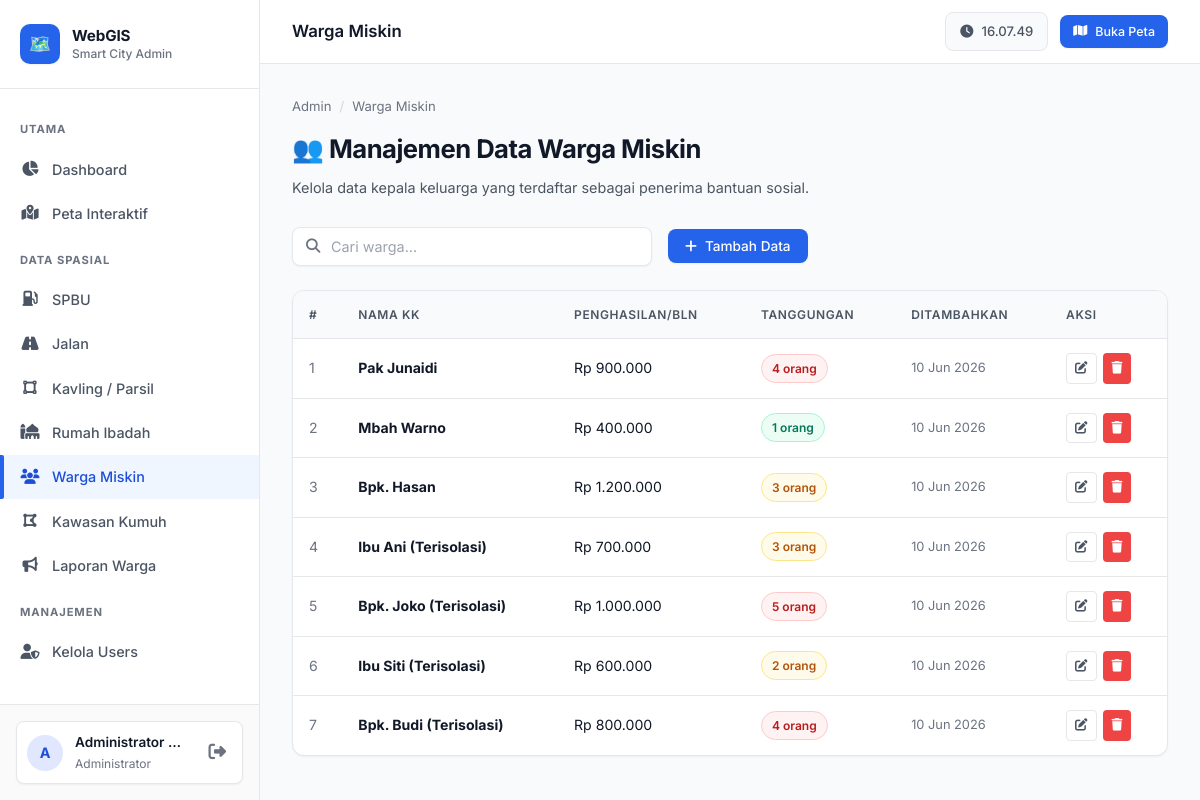
Screenshot of /project_final/admin/data_warga.php (signed in) with the database file from the repository.
### tables this page shows
CREATE TABLE warga_miskin (
    id INT AUTO_INCREMENT PRIMARY KEY,
    nama_kk VARCHAR(100) NOT NULL,
    penghasilan DECIMAL(15,2) NOT NULL,
    jumlah_tanggungan INT NOT NULL,
    geom GEOMETRY NOT NULL,
    created_at TIMESTAMP NOT NULL DEFAULT CURRENT_TIMESTAMP,
    SPATIAL INDEX idx_warga_miskin_geom (geom)
);

### project_final/admin/data_warga.php (the view, shortened to what this page needs)
<?php
$pdo = Database::getConnection();
$rows = $pdo->query("SELECT id,nama_kk,penghasilan,jumlah_tanggungan,created_at FROM warga_miskin ORDER BY id DESC")->fetchAll();
$extraHead = '<link rel="stylesheet" href="https://unpkg.com/leaflet@1.9.4/dist/leaflet.css">';
require_once __DIR__ . '/partials/header.php';
?>
<div class="page-header">
    <div class="breadcrumb"><span>Admin</span><span class="sep">/</span><span>Warga Miskin</span></div>
    <h1>👥 Manajemen Data Warga Miskin</h1>
    <p>Kelola data kepala keluarga yang terdaftar sebagai penerima bantuan sosial.</p>
</div>
<div class="page-toolbar">
    <div class="search-box"><i class="fas fa-search search-icon"></i><input type="text" id="searchInput" placeholder="Cari warga..." oninput="filterTable('searchInput','wargaTable')"></div>
    <button class="btn btn-primary" onclick="openModal('modalTambah')"><i class="fas fa-plus"></i> Tambah Data</button>
</div>
<div class="table-wrap">
<table class="data-table" id="wargaTable">
    <thead><tr><th>#</th><th>Nama KK</th><th>Penghasilan/Bln</th><th>Tanggungan</th><th>Ditambahkan</th><th>Aksi</th></tr></thead>
    <tbody>
    <?php foreach($rows as $i=>$r): ?>
    <tr>
        <td style="color:var(--text-muted)"><?=$i+1?></td>
        <td><strong><?=htmlspecialchars($r['nama_kk'])?></strong></td>
        <td>Rp <?=number_format($r['penghasilan'],0,',','.')?></td>
        <td><span class="badge <?=$r['jumlah_tanggungan']>=4?'badge-danger':($r['jumlah_tanggungan']>=2?'badge-warning':'badge-success')?>"><?=$r['jumlah_tanggungan']?> orang</span></td>
        <td style="color:var(--text-muted);font-size:0.8rem;"><?=date('d M Y',strtotime($r['created_at']))?></td>
        <td><div class="actions">
            <button class="btn btn-ghost btn-sm btn-icon" onclick="editRow(<?=htmlspecialchars(json_encode($r))?>)"><i class="fas fa-edit"></i></button>
            <button class="btn btn-danger btn-sm btn-icon" onclick="hapus(<?=$r['id']?>,'<?=addslashes($r['nama_kk'])?>')"><i class="fas fa-trash"></i></button>
        </div></td>
    </tr>
    <?php endforeach; ?>
    </tbody>
</table></div>
<?php require_once __DIR__ . '/partials/footer.php'; ?>

### project_final/assets/css/main.css (style rules this page uses)
:root { --primary: #2563EB; --primary-light: #3B82F6; --primary-dark: #1D4ED8; --accent: #10B981; --danger: #EF4444; --warning: #F59E0B; --info: #0EA5E9; --bg-base: #F9FAFB; --bg-surface: #FFFFFF; --bg-elevated: #FFFFFF; --bg-card: #FFFFFF; --border-light: #E5E7EB; --border-hover: #D1D5DB; --text-primary: #111827; --text-secondary: #4B5563; --text-muted: #6B7280; --sidebar-w: 260px; --sidebar-bg: #FFFFFF; --sidebar-border: #E5E7EB; --radius-sm: 4px; --radius-md: 8px; --radius-lg: 12px; --radius-xl: 16px; --shadow-sm: 0 1px 2px 0 rgba(0, 0, 0, 0.05); --shadow-md: 0 4px 6px -1px rgba(0, 0, 0, 0.1), 0 2px 4px -1px rgba(0, 0, 0, 0.06); --shadow-lg: 0 10px 15px -3px rgba(0, 0, 0, 0.1), 0 4px 6px -2px rgba(0, 0, 0, 0.05); --transition: all 0.2s ease-in-out; }
*, *::before, *::after { box-sizing: border-box; margin: 0; padding: 0; }
html { scroll-behavior: smooth; }
body { font-family: 'Inter', sans-serif; background: var(--bg-base); color: var(--text-primary); font-size: 14px; line-height: 1.6; min-height: 100vh; -webkit-font-smoothing: antialiased; }
.btn { display: inline-flex; align-items: center; gap: 8px; padding: 8px 16px; border-radius: var(--radius-md); border: 1px solid transparent; font-size: 0.85rem; font-weight: 500; font-family: 'Inter', sans-serif; cursor: pointer; transition: var(--transition); white-space: nowrap; outline: none; }
.btn-primary { background: var(--primary); color: #fff; box-shadow: var(--shadow-sm); }
.btn-danger { background: var(--danger); color: #fff; }
.btn-ghost { background: transparent; border: 1px solid var(--border-light); color: var(--text-secondary); }
.btn-sm { padding: 6px 12px; font-size: 0.78rem; }
.btn-icon { padding: 8px; border-radius: var(--radius-sm); }
.badge { display: inline-flex; align-items: center; padding: 4px 10px; border-radius: var(--radius-xl); font-size: 0.75rem; font-weight: 600; }
.badge-success { background: #ECFDF5; color: #047857; border: 1px solid #A7F3D0; }
.badge-danger { background: #FEF2F2; color: #B91C1C; border: 1px solid #FECACA; }
.badge-warning { background: #FFFBEB; color: #B45309; border: 1px solid #FDE68A; }
.table-wrap { overflow-x: auto; border-radius: var(--radius-lg); border: 1px solid var(--border-light); background: var(--bg-surface); box-shadow: var(--shadow-sm); }
.data-table { width: 100%; border-collapse: collapse; font-size: 0.88rem; }
.data-table thead th { background: #F9FAFB; padding: 14px 16px; text-align: left; font-size: 0.75rem; font-weight: 600; color: var(--text-secondary); text-transform: uppercase; letter-spacing: 0.05em; white-space: nowrap; border-bottom: 1px solid var(--border-light); }
.data-table tbody tr { border-bottom: 1px solid var(--border-light); transition: background 0.15s; }
.data-table tbody tr:last-child { border-bottom: none; }
.data-table td { padding: 14px 16px; color: var(--text-primary); vertical-align: middle; }
.data-table .actions { display: flex; gap: 6px; }
.page-header { margin-bottom: 28px; }
.page-header h1 { font-size: 1.6rem; font-weight: 700; color: var(--text-primary); letter-spacing: -0.02em; }
.page-header p { color: var(--text-secondary); margin-top: 6px; font-size: 0.9rem; }
.page-header .breadcrumb { display: flex; gap: 8px; align-items: center; font-size: 0.82rem; color: var(--text-muted); margin-bottom: 12px; }
.page-header .breadcrumb .sep { color: #D1D5DB; }

### project_final/assets/css/admin.css (style rules this page uses)
body.admin-page { display: flex; min-height: 100vh; background: var(--bg-base); }
.page-toolbar { display: flex; align-items: center; gap: 16px; margin-bottom: 24px; flex-wrap: wrap; }
.page-toolbar .search-box { flex: 1; min-width: 250px; max-width: 360px; position: relative; }
.search-box .search-icon { position: absolute; left: 14px; top: 50%; transform: translateY(-50%); color: var(--text-muted); font-size: 0.9rem; }
.search-box input { width: 100%; padding: 10px 14px 10px 38px; background: #FFFFFF; border: 1px solid var(--border-light); border-radius: var(--radius-md); color: var(--text-primary); font-size: 0.9rem; outline: none; transition: var(--transition); font-family: 'Inter', sans-serif; box-shadow: var(--shadow-sm); }
.search-box input::placeholder { color: #9CA3AF; }

### rows the page displays
warga_miskin: nama_kk "Pak Junaidi", penghasilan "900.000", jumlah_tanggungan "4", created_at "10 Jun 2026"
warga_miskin: nama_kk "Mbah Warno", penghasilan "400.000", jumlah_tanggungan "1", created_at "10 Jun 2026"
warga_miskin: nama_kk "Bpk. Hasan", penghasilan "1.200.000", jumlah_tanggungan "3", created_at "10 Jun 2026"
warga_miskin: nama_kk "Ibu Ani (Terisolasi)", penghasilan "700.000", jumlah_tanggungan "3", created_at "10 Jun 2026"
warga_miskin: nama_kk "Bpk. Joko (Terisolasi)", penghasilan "1.000.000", jumlah_tanggungan "5", created_at "10 Jun 2026"
warga_miskin: nama_kk "Ibu Siti (Terisolasi)", penghasilan "600.000", jumlah_tanggungan "2", created_at "10 Jun 2026"
warga_miskin: nama_kk "Bpk. Budi (Terisolasi)", penghasilan "800.000", jumlah_tanggungan "4", created_at "10 Jun 2026"

### other values shown
$initial "A"
$user['nama_lengkap'] ?: $user['username'] "Administrator…"
$pageTitle "Warga Miskin"
